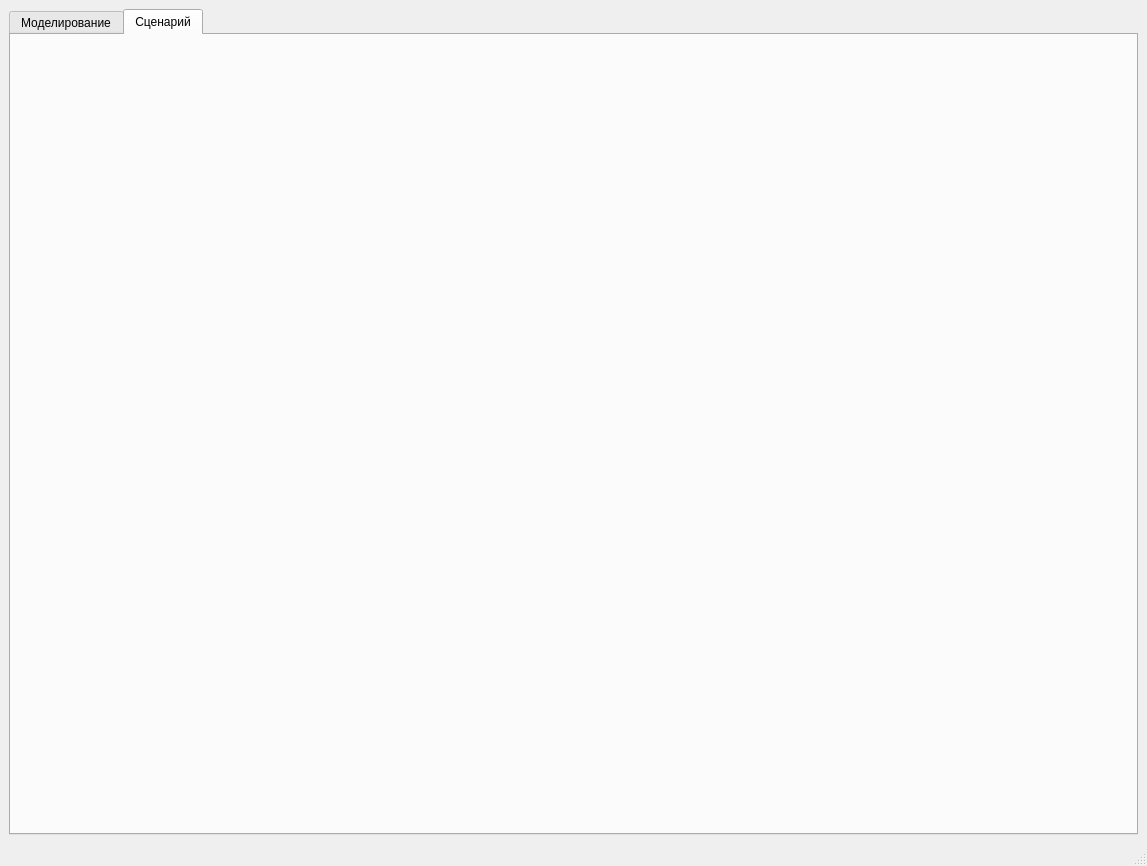
<?xml version="1.0" encoding="UTF-8"?>
<ui version="4.0">
 <class>MainWindow</class>
 <widget class="QMainWindow" name="MainWindow">
  <property name="geometry">
   <rect>
    <x>0</x>
    <y>0</y>
    <width>1147</width>
    <height>866</height>
   </rect>
  </property>
  <property name="windowTitle">
   <string>MainWindow</string>
  </property>
  <widget class="QWidget" name="centralwidget">
   <layout class="QGridLayout" name="gridLayout">
    <item row="0" column="0">
     <widget class="QTabWidget" name="tabWidget">
      <property name="currentIndex">
       <number>1</number>
      </property>
      <widget class="modeling" name="tab">
       <attribute name="title">
        <string>Моделирование</string>
       </attribute>
       <layout class="QGridLayout" name="gridLayout_2"/>
      </widget>
      <widget class="widget_modelset" name="tab_2">
       <attribute name="title">
        <string>Сценарий</string>
       </attribute>
      </widget>
     </widget>
    </item>
   </layout>
  </widget>
  <widget class="QMenuBar" name="menubar">
   <property name="geometry">
    <rect>
     <x>0</x>
     <y>0</y>
     <width>1147</width>
     <height>26</height>
    </rect>
   </property>
  </widget>
  <widget class="QStatusBar" name="statusbar"/>
 </widget>
 <customwidgets>
  <customwidget>
   <class>modeling</class>
   <extends>QWidget</extends>
   <header>modeling.h</header>
   <container>1</container>
  </customwidget>
  <customwidget>
   <class>widget_modelset</class>
   <extends>QWidget</extends>
   <header>widget_modelset.h</header>
   <container>1</container>
  </customwidget>
 </customwidgets>
 <resources/>
 <connections/>
</ui>
